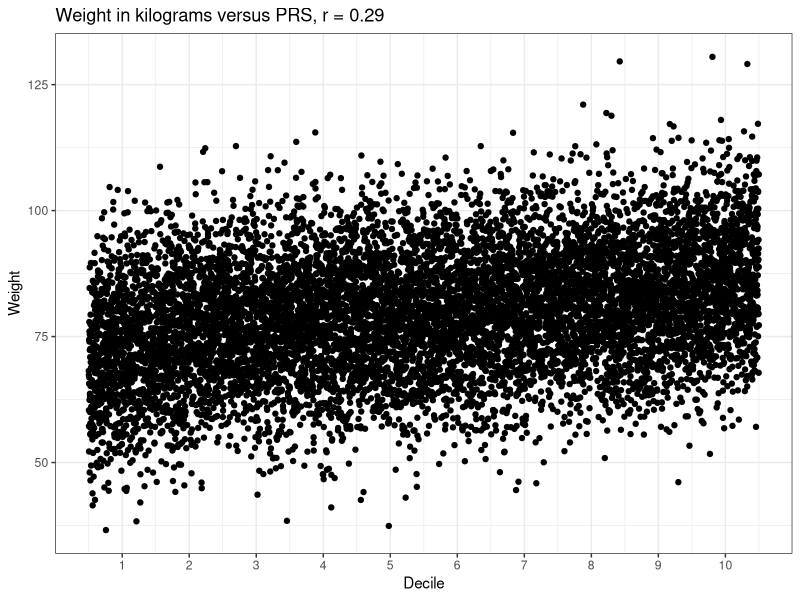

This chart was generated by the following R code:
# Plot quantitative trait against PRS given correlation and inter-decile spread
# Set these variables to the values you want
# These values based on Figure 2B in https://www.cell.com/cell/pdf/S0092-8674(19)30290-9.pdf

r=0.29 # correlation coefficient
pVar=r*r # proportion of variance explained
lowest=72 # mean in lowest PRS decile
highest=86 # mean in lowest PRS decile
nSub=10000 # number of subjects to simulate

library(ggplot2)

subs=data.frame(matrix(0, ncol =4 , nrow =nSub))
colnames(subs)=c("Decile","zPRS","zWeight","Weight")
subs$zPRS=rnorm(nSub,sd=1)
subs$zWeight=subs$zPRS*sqrt(pVar)+rnorm(nSub,sd=sqrt((1-sqrt(pVar))))
t=sprintf("Weight in kilograms versus PRS, r = %.2f",r)
subs=subs[order(subs$zPRS),]
subs$Decile=10*seq(1,nSub)/nSub+.5

meanLow=mean(subs$zWeight[subs$Decile<1.5])
meanHigh=mean(subs$zWeight[subs$Decile>9.5])
subs$Weight=(subs$zWeight-meanLow)*(highest-lowest)/(meanHigh-meanLow)+lowest
WvPRS=ggplot(subs,aes(Decile,Weight)) + geom_point() + theme_bw() +
  scale_x_continuous(breaks = seq(1,10,by=1)) + 
  ggtitle(t)
WvPRS
cor(subs$Weight,subs$zPRS)
# just to check
cor(subs$Weight,subs$Decile)
mean(subs$Weight[subs$Decile<1.5])
mean(subs$Weight[subs$Decile>9.5])


